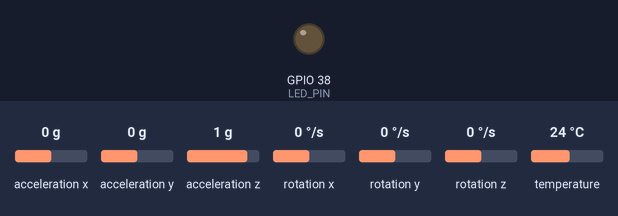
The program below on a simulated ESP32-S3. On the bench: output pins drawn as LEDs (lit = HIGH). The test bench sets the inputs (shaded band); at power-on: acceleration x 0 g, acceleration y 0 g, acceleration z 1 g, rotation x 0 °/s, rotation y 0 °/s, rotation z 0 °/s, temperature 24 °C. Nothing arrives over Bluetooth unless stated; a phone connects over Bluetooth LE 3 s after start.

Above: at 2.3 s.
At 3.3 s:
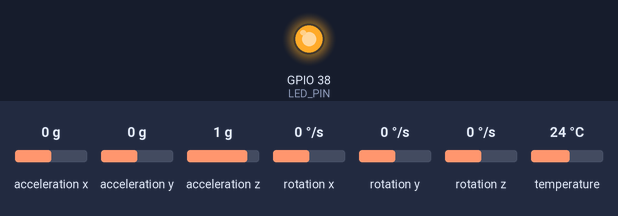
Timing chart, 0 to 24.1 s (numbered marks = the images above):
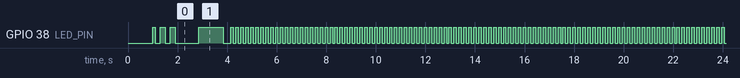

Measured:
- by itself, GPIO 38 (LED_PIN): HIGH → LOW at 1.1 s, → HIGH 0.20 s later, → LOW 0.20 s later, → HIGH 0.20 s later, … (1266 changes in this stretch)

The program:

main.cpp
```cpp
/*
 * ESP32-S3 Super Mini ▸ MPU-6050 ▸ BLE ▸ LCD
 * Streams IMU data over BLE in JSON format compatible with Python client
 * Uses Classic ESP32 BLE library
 */

#include <Arduino.h>
#include <BLEDevice.h>
#include <BLEUtils.h>
#include <BLEServer.h>
#include <ArduinoJson.h>
#include <BLE2902.h>
#include <Wire.h>
#include <Adafruit_MPU6050.h>
#include <Adafruit_Sensor.h>

/* ---------- pins ---------- */
constexpr uint8_t PIN_SDA   = 8;
constexpr uint8_t PIN_SCL   = 9;
constexpr uint8_t LED_PIN   = 38;  // RGB LED on ESP32-S3 Super Mini

/* ---------- BLE UUIDs ---------- */
#define SERVICE_UUID      "12345678-1234-1234-1234-123456789012"
#define DATA_CHAR_UUID    "abcdef12-3456-789a-bcde-123456789abc"
#define CONTROL_CHAR_UUID "12345678-1234-1234-1234-123456789013"

/* ---------- timing ---------- */
volatile uint32_t imuInterval = 50;     // ms (default 20 Hz)
uint32_t lastImu   = 0;
uint32_t frameCnt  = 0;
bool displayOn     = true;

/* ---------- IMU ---------- */
Adafruit_MPU6050 mpu;

/* ---------- BLE ---------- */
BLEServer* pServer = nullptr;
BLECharacteristic* pDataChar = nullptr;
BLECharacteristic* pControlChar = nullptr;
bool deviceConnected = false;

/* ---------- BLE Server Callbacks ---------- */
class MyServerCallbacks: public BLEServerCallbacks {
    void onConnect(BLEServer* pServer) {
      deviceConnected = true;
      digitalWrite(LED_PIN, LOW); // Turn on LED when connected
    };

    void onDisconnect(BLEServer* pServer) {
      deviceConnected = false;
      digitalWrite(LED_PIN, HIGH); // Turn off LED when disconnected
      BLEDevice::startAdvertising(); // Restart advertising
    }
};

/* ---------- Control Characteristic Callbacks ---------- */
class ControlCallbacks: public BLECharacteristicCallbacks {
    void onWrite(BLECharacteristic* pCharacteristic) {
      std::string cmd = pCharacteristic->getValue();

      if (cmd.rfind("RATE:", 0) == 0) {            // RATE:xxx
        int hz = atoi(cmd.c_str() + 5);
        if (hz >= 1 && hz <= 500) {
          imuInterval = 1000 / hz;
        }
      }
      else if (cmd == "DISPLAY:ON") {
        displayOn = true;
      }
      else if (cmd == "DISPLAY:OFF") {
        displayOn = false;
      }
    }
};

/* ---------- SETUP ---------- */
void setup() {
  Serial.begin(115200);
  delay(1000);

  // Setup LED
  pinMode(LED_PIN, OUTPUT);
  digitalWrite(LED_PIN, HIGH); // LED off initially

  /* I²C + IMU */
  Wire.begin(PIN_SDA, PIN_SCL, 400000);
  delay(100);

  // Try multiple I2C addresses for MPU-6050
  bool mpu_found = false;
  uint8_t addresses[] = {0x68, 0x69};

  for (uint8_t addr : addresses) {
    if (mpu.begin(addr, &Wire)) {
      mpu_found = true;
      break;
    }
  }

  if (!mpu_found) {
    // Blink LED rapidly to show MPU error
    for(int i = 0; i < 10; i++) {
      digitalWrite(LED_PIN, !digitalRead(LED_PIN));
      delay(200);
    }
    while (true) { delay(1000); }
  }

  mpu.setAccelerometerRange(MPU6050_RANGE_4_G);
  mpu.setGyroRange(MPU6050_RANGE_500_DEG);
  mpu.setFilterBandwidth(MPU6050_BAND_21_HZ);

  /* BLE Setup */
  BLEDevice::init("ESP32-IMU");

  // Create BLE Server
  pServer = BLEDevice::createServer();
  pServer->setCallbacks(new MyServerCallbacks());

  // Create BLE Service
  BLEService *pService = pServer->createService(SERVICE_UUID);

  // Create Data Characteristic (for streaming IMU data)
  pDataChar = pService->createCharacteristic(
                DATA_CHAR_UUID,
                BLECharacteristic::PROPERTY_NOTIFY
              );
  pDataChar->addDescriptor(new BLE2902());

  // Create Control Characteristic (for receiving commands)
  pControlChar = pService->createCharacteristic(
                   CONTROL_CHAR_UUID,
                   BLECharacteristic::PROPERTY_WRITE
                 );
  pControlChar->setCallbacks(new ControlCallbacks());

  // Start the service
  pService->start();

  // Setup and start advertising
  BLEAdvertising *pAdvertising = BLEDevice::getAdvertising();
  pAdvertising->addServiceUUID(SERVICE_UUID);
  pAdvertising->setScanResponse(true);
  pAdvertising->setMinPreferred(0x06);
  pAdvertising->setMaxPreferred(0x12);
  BLEDevice::startAdvertising();

  // Blink LED twice to show successful initialization
  for(int i = 0; i < 4; i++) {
    digitalWrite(LED_PIN, !digitalRead(LED_PIN));
    delay(200);
  }
  digitalWrite(LED_PIN, HIGH); // LED off, ready for connections
}

/* ---------- LOOP ---------- */
void loop() {
  uint32_t now = millis();

  /* IMU streaming */
  if (now - lastImu >= imuInterval) {
    lastImu = now;

    sensors_event_t a, g, temp;
    mpu.getEvent(&a, &g, &temp);

    /* Build JSON payload */
    JsonDocument doc;
    doc["frame"]     = frameCnt++;
    doc["timestamp"] = now;
    JsonArray accel = doc["accel"].to<JsonArray>();
    accel.add(a.acceleration.x);
    accel.add(a.acceleration.y);
    accel.add(a.acceleration.z);
    JsonArray gyro = doc["gyro"].to<JsonArray>();
    gyro.add(g.gyro.x);
    gyro.add(g.gyro.y);
    gyro.add(g.gyro.z);

    char buffer[192];
    size_t len = serializeJson(doc, buffer);

    /* Send BLE notification if connected */
    if (deviceConnected && pDataChar) {
      pDataChar->setValue((uint8_t*)buffer, len);
      pDataChar->notify();
    }

    /* LED status indication */
    if (deviceConnected) {
      // Fast blink when connected and streaming
      digitalWrite(LED_PIN, (frameCnt % 4 < 2) ? LOW : HIGH);
    } else {
      // Slow blink when advertising
      digitalWrite(LED_PIN, (frameCnt % 40 < 20) ? LOW : HIGH);
    }
  }

  delay(1);
}
```
